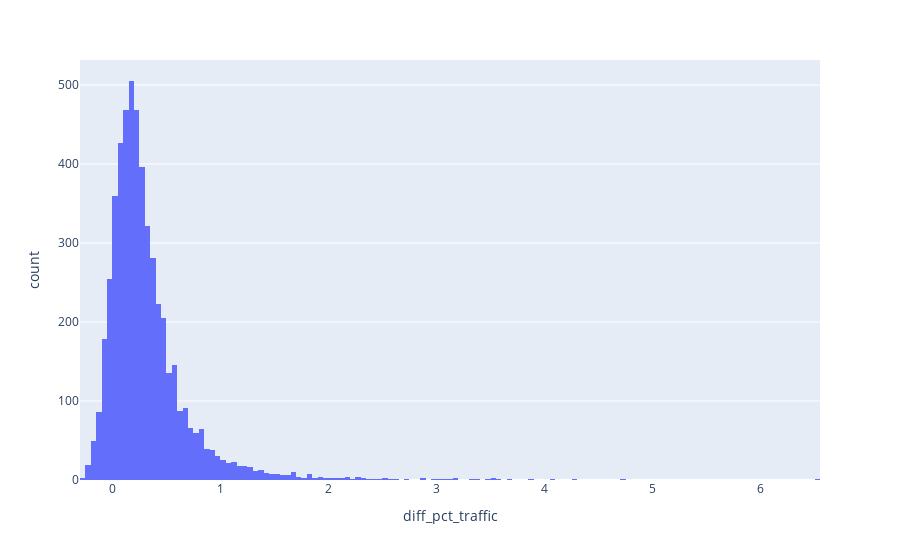

The notebook cell saved with this chart:
### Markdown cell above
`gmaps = osm + osm * diff_pct_traffic`

### Code cell
px.histogram(df_dist, x='diff_pct_traffic')

### Figure 1 — Plotly figure (JSON) as saved in the notebook; plotly's stock layout.template omitted (floating-point values rounded to 4 significant figures; data arrays with more than 128 entries replaced by an {"elided": "..."} marker saying what was removed)
{"data": [{"alignmentgroup": "True", "bingroup": "x", "hovertemplate": "diff_pct_traffic=%{x}<br>count=%{y}<extra></extra>", "legendgroup": "", "marker": {"color": "#636efa", "pattern": {"shape": ""}}, "name": "", "offsetgroup": "", "orientation": "v", "showlegend": false, "type": "histogram", "x": {"elided": "7896 float values"}, "xaxis": "x", "yaxis": "y"}], "layout": {"barmode": "relative", "legend": {"tracegroupgap": 0}, "margin": {"t": 60}, "xaxis": {"anchor": "y", "domain": [0, 1], "title": {"text": "diff_pct_traffic"}}, "yaxis": {"anchor": "x", "domain": [0, 1], "title": {"text": "count"}}}}
